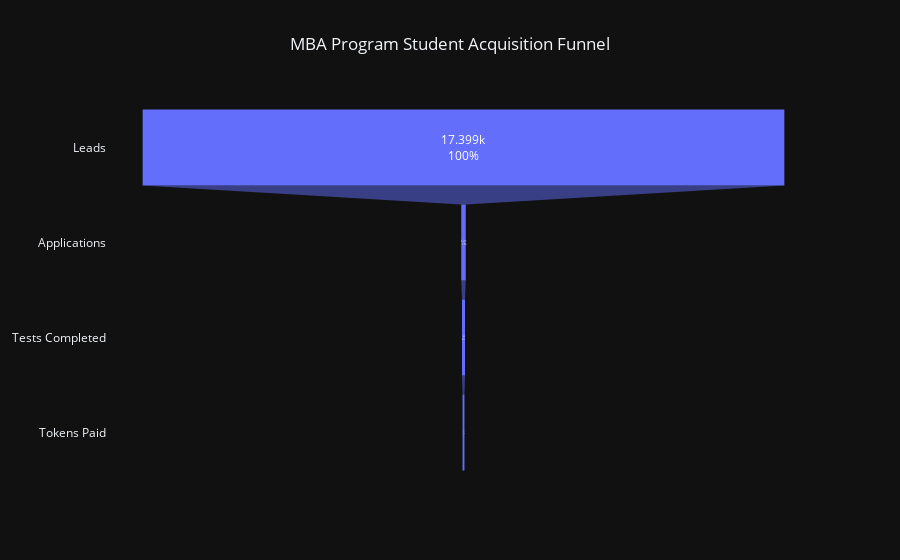

Write notebook code for a chart like this one.
### Markdown cell above
What percentage of leads move through each stage of the funnel?

### Code cell
# --- 4.2 Visualize the Conversion Funnel ---
fig = go.Figure(go.Funnel(
    y=list(funnel_stages.keys()),
    x=list(funnel_stages.values()),
    textposition="inside",
    textinfo="value+percent initial"
))
fig.update_layout(title="MBA Program Student Acquisition Funnel", title_x=0.5)
fig.show()

### Figure 1 — Plotly figure (JSON) as saved in the notebook; plotly's stock layout.template omitted (floating-point values rounded to 4 significant figures)
{"data": [{"textinfo": "value+percent initial", "textposition": "inside", "type": "funnel", "x": [17399, 121, 82, 51], "y": ["Leads", "Applications", "Tests Completed", "Tokens Paid"]}], "layout": {"title": {"text": "MBA Program Student Acquisition Funnel", "x": 0.5}}}
